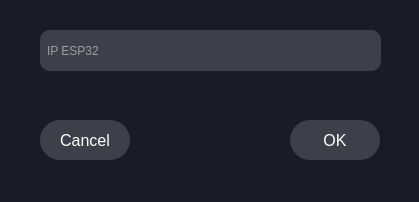
<?xml version="1.0" encoding="UTF-8"?>
<ui version="4.0">
 <class>DialogIP</class>
 <widget class="QDialog" name="DialogIP">
  <property name="geometry">
   <rect>
    <x>0</x>
    <y>0</y>
    <width>419</width>
    <height>202</height>
   </rect>
  </property>
  <property name="windowTitle">
   <string>DialogIP</string>
  </property>
  <property name="styleSheet">
   <string notr="true">background-color: rgb(25, 27, 38);</string>
  </property>
  <widget class="QLineEdit" name="IP">
   <property name="geometry">
    <rect>
     <x>40</x>
     <y>30</y>
     <width>341</width>
     <height>41</height>
    </rect>
   </property>
   <property name="styleSheet">
    <string notr="true">border-radius:10px;
background-color: rgb(60, 64, 75);
color:white;
padding:5px;</string>
   </property>
   <property name="text">
    <string/>
   </property>
   <property name="maxLength">
    <number>20</number>
   </property>
   <property name="placeholderText">
    <string>IP ESP32</string>
   </property>
  </widget>
  <widget class="QPushButton" name="Cancel">
   <property name="geometry">
    <rect>
     <x>40</x>
     <y>120</y>
     <width>90</width>
     <height>40</height>
    </rect>
   </property>
   <property name="styleSheet">
    <string notr="true">background-color: rgb(60, 64, 75);
border-radius:20px;
color:white;
font: 87 8pt &quot;Arial Black&quot;;
font-size:16px;</string>
   </property>
   <property name="text">
    <string>Cancel</string>
   </property>
  </widget>
  <widget class="QPushButton" name="OK">
   <property name="geometry">
    <rect>
     <x>290</x>
     <y>120</y>
     <width>90</width>
     <height>40</height>
    </rect>
   </property>
   <property name="styleSheet">
    <string notr="true">background-color: rgb(60, 64, 75);
border-radius:20px;
color:white;
font: 87 8pt &quot;Arial Black&quot;;
font-size:16px;</string>
   </property>
   <property name="text">
    <string>OK</string>
   </property>
  </widget>
  <widget class="QLabel" name="Error">
   <property name="geometry">
    <rect>
     <x>40</x>
     <y>90</y>
     <width>121</width>
     <height>20</height>
    </rect>
   </property>
   <property name="styleSheet">
    <string notr="true">color:red</string>
   </property>
   <property name="text">
    <string/>
   </property>
  </widget>
 </widget>
 <resources/>
 <connections/>
</ui>
